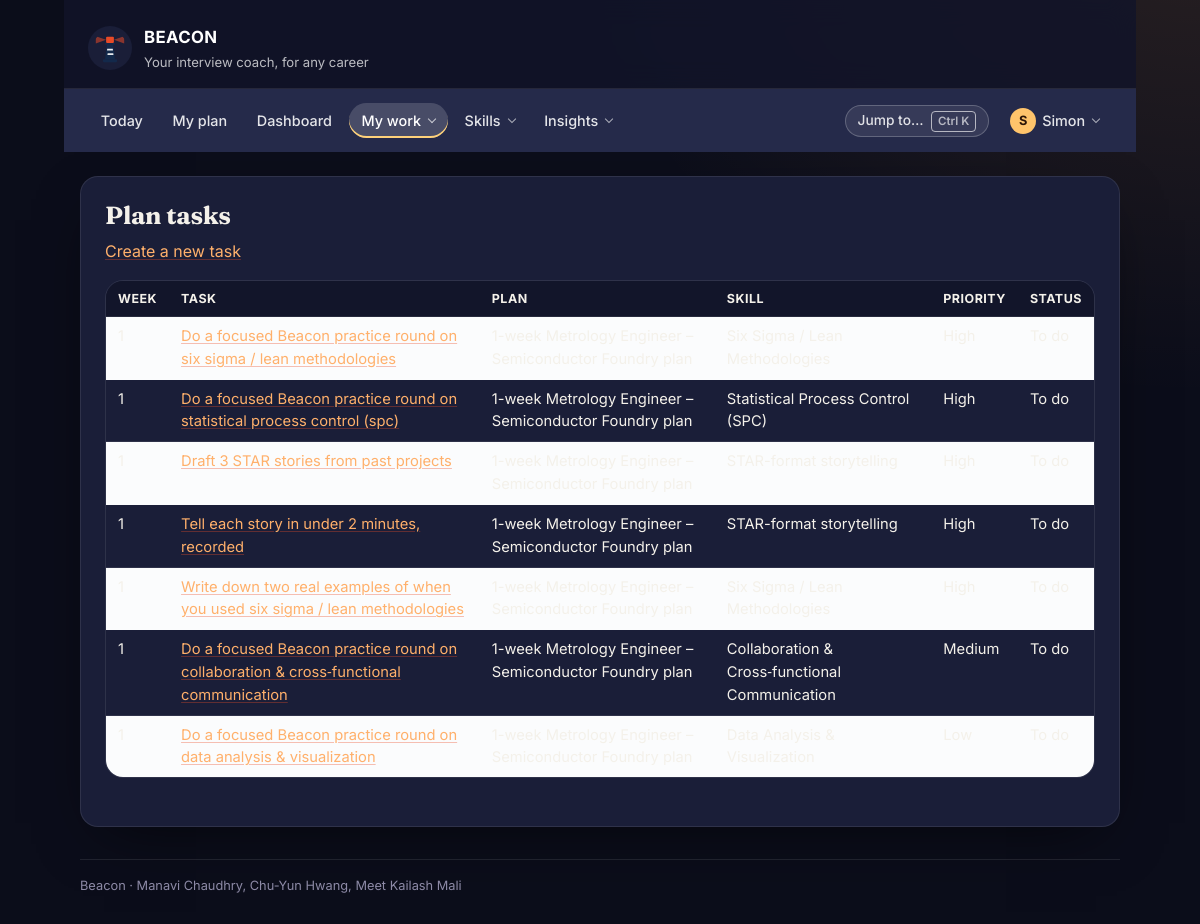
Page /tasks/ (signed in) on the earlier database version.
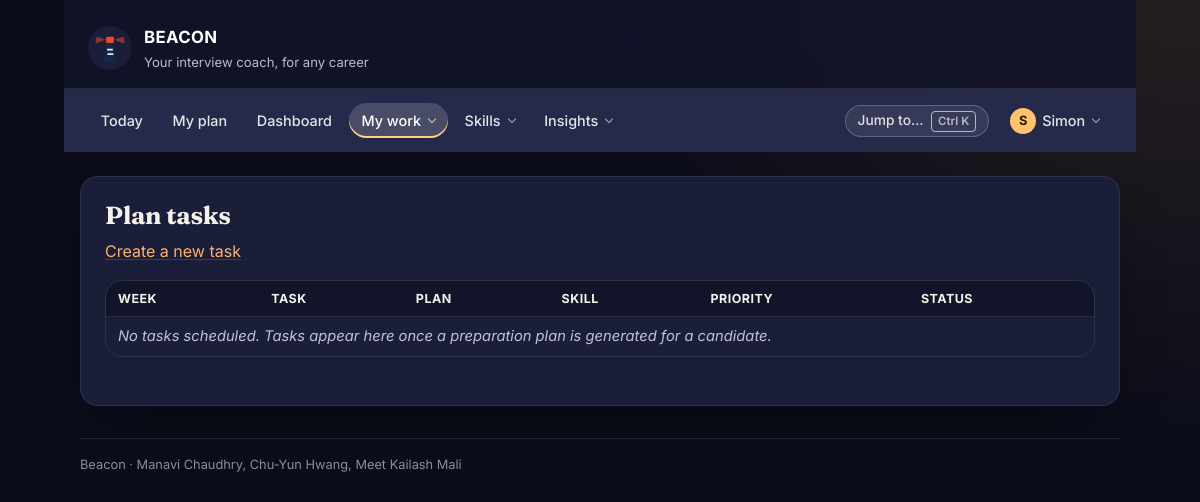
Same page on the later database version.
### preparation/models.py (models this page shows, shortened)
class PlanTask(models.Model):
    class Status(models.TextChoices):
        TODO = "TODO", "To do"
        IN_PROGRESS = "DOING", "In progress"
        DONE = "DONE", "Done"
        SKIPPED = "SKIP", "Skipped"
    class Priority(models.IntegerChoices):
        LOW = 1, "Low"
        MEDIUM = 2, "Medium"
        HIGH = 3, "High"
    plan = models.ForeignKey(
        PreparationPlan,
        on_delete=models.CASCADE,  # deleting a plan deletes the tasks inside it
        related_name="tasks",
    )
    skill = models.ForeignKey(
        Skill,
        on_delete=models.SET_NULL,  # keep the task, just forget the tag
        null=True,
        blank=True,
        related_name="tasks",
        help_text="Skill gap this task is meant to close.",
    )
    title = models.CharField(max_length=150)
    week_number = models.PositiveSmallIntegerField(
        default=1,
        validators=[MinValueValidator(1), MaxValueValidator(52)],
        help_text="Which week of the roadmap this task belongs to (Screen 3).",
    )
    instructions = models.TextField(blank=True)
    rationale = models.TextField(
        blank=True,
        help_text=(
            "Why Beacon picked this task - shown under 'Why these "
            "recommendations?' and on the recommended-next card."
        ),
    )
    due_date = models.DateField(null=True, blank=True)
    estimated_minutes = models.PositiveIntegerField(
        default=60, validators=[MinValueValidator(5), MaxValueValidator(600)]
    )
    priority = models.IntegerField(choices=Priority.choices, default=Priority.MEDIUM)
    status = models.CharField(max_length=5, choices=Status.choices, default=Status.TODO)
    completed_on = models.DateField(null=True, blank=True)
    class Meta:
        ordering = ["week_number", "-priority", "due_date", "title"]
        constraints = [
            models.UniqueConstraint(
                fields=["plan", "title"], name="uniq_task_title_per_plan"
            )
        ]
    def get_absolute_url(self):
        return reverse("preparation:task_detail", args=[self.pk])

class PreparationPlan(models.Model):
    class Status(models.TextChoices):
        DRAFT = "DRAFT", "Draft"
        ACTIVE = "ACTIVE", "Active"
        COMPLETED = "DONE", "Completed"
        ARCHIVED = "ARCH", "Archived"
    candidate = models.ForeignKey(
        CandidateProfile,
        on_delete=models.CASCADE,
        related_name="plans",
    )
    title = models.CharField(max_length=150, help_text="e.g. 4-week SWE intern sprint")
    focus_role = models.CharField(max_length=120)
    start_date = models.DateField(default=timezone.localdate)
    target_date = models.DateField(help_text="Date the plan must be finished by.")
    status = models.CharField(max_length=6, choices=Status.choices, default=Status.DRAFT)
    generated_by_ai = models.BooleanField(
        default=True,
        help_text="False when a user hand-writes or heavily edits the plan.",
    )
    created_at = models.DateTimeField(auto_now_add=True)
    class Meta:
        ordering = ["target_date", "-created_at"]
        constraints = [
            models.UniqueConstraint(
                fields=["candidate", "title"], name="uniq_plan_title_per_candidate"
            ),
            models.CheckConstraint(
                condition=models.Q(target_date__gte=models.F("start_date")),
                name="plan_ends_after_it_starts",
            ),
        ]

class Skill(models.Model):
    class Category(models.TextChoices):
        TECHNICAL = "TECH", "Technical"
        BEHAVIORAL = "BEHAV", "Behavioral"
        DOMAIN = "DOMAIN", "Domain knowledge"
        COMMUNICATION = "COMM", "Communication"
    name = models.CharField(max_length=100)
    category = models.CharField(
        max_length=6, choices=Category.choices, default=Category.TECHNICAL
    )
    description = models.TextField(
        blank=True, help_text="What mastery of this skill looks like in an interview."
    )
    created_at = models.DateTimeField(auto_now_add=True)
    class Meta:
        ordering = ["category", "name"]
        constraints = [
            models.UniqueConstraint(
                fields=["name", "category"], name="uniq_skill_name_per_category"
            )
        ]

### preparation/views.py (the view)
# urls.py: path("tasks/", views.PlanTaskListView.as_view(), name="task_list"),
@method_decorator(login_required, name="dispatch")
class PlanTaskListView(ListView):
    model = PlanTask
    template_name = "preparation/task_list.html"
    context_object_name = "tasks"
    paginate_by = 25
    def get_queryset(self):
        return visibility.tasks_for(self.request.user).select_related("plan", "skill")
    def get_context_data(self, **kwargs):
        context = super().get_context_data(**kwargs)
        context["view_label"] = "View 4 - CBV, generic ListView"
        context["explainer"] = (
            "model = PlanTask is the whole configuration. ListView supplies the "
            "queryset, the context and the pagination."
        )
        return context

### beacon_core/security.py (called while the page is built, shortened)
def csp_nonce(request):
    return {"csp_nonce": getattr(request, "csp_nonce", "")}

    def __call__(self, request):
        if request.method != "POST" or not getattr(settings, "RATE_LIMITS_ENABLED", True):
            return self.get_response(request)

### preparation/context_processors.py (called while the page is built)
def google_oauth(request):
    provider = settings.SOCIALACCOUNT_PROVIDERS.get("google", {})
    app = provider.get("APP", {})
    return {
        "google_oauth_configured": bool(app.get("client_id") and app.get("secret")),
        "google_oauth_placeholder": settings.DEBUG,
    }

### preparation/navigation.py (called while the page is built)
def _entry(item, current, user):
    if item.get("staff_only") and not user.is_staff:
        return None
    try:
        url = reverse(item["name"])
    except NoReverseMatch:
        return None
    return {
        "label": item["label"],
        "url": url,
        "hint": item.get("hint", ""),
        "active": current == item["name"],
    }

def navigation(request):
    if not getattr(request, "user", None) or not request.user.is_authenticated:
        return {"nav": None}
    return {"nav": build(request)}

### preparation/visibility.py (called while the page is built)
def is_coach(user):
    return bool(user and user.is_authenticated and user.is_staff)

def tasks_for(user):
    qs = PlanTask.objects.all()
    return qs if is_coach(user) else qs.filter(plan__candidate__user=user)

### templates/preparation/task_list.html (shortened to what this page needs)
{% extends "base.html" %}
{% block heading %}Plan tasks{% endblock %}
{% block content %}
  <p>
      <a href="{% url 'preparation:task_create' %}">
          Create a new task
      </a>
  </p>
  <div class="table-scroll">
  <table>
    <tr>
      <th>Week</th><th>Task</th><th>Plan</th>
      <th>Skill</th><th>Priority</th><th>Status</th>
    </tr>
    {% for task in tasks %}
      <tr>
        <td>{{ task.week_number }}</td>
        <td><a href="{{ task.get_absolute_url }}">{{ task.title }}</a></td>
        <td>{{ task.plan.title }}</td>
        <td>{{ task.skill.name|default:"Untagged" }}</td>
        <td>{{ task.get_priority_display }}</td>
        <td>{{ task.get_status_display }}</td>
      </tr>
    {% empty %}
      <tr>
        <td colspan="6">
          No tasks scheduled. Tasks appear here once a preparation plan is
          generated for a candidate.
        </td>
      </tr>
    {% endfor %}
  </table>
  </div>
{% endblock %}

### templates/base.html (shortened to what this page needs)
{% load static %}<!DOCTYPE html>
<html lang="en">
<head>
  <link rel="stylesheet" href="{% static 'css/beacon.css' %}">
  <link rel="stylesheet" href="{% static 'css/beacon-night.css' %}">
</head>
<body class="{% block body_class %}{% endblock %}">
  <div class="page">
    <header class="masthead">
      <img class="masthead__logo" src="{% static 'img/beacon-logo.svg' %}"
           alt="" width="44" height="44">
      <div class="masthead__text">
        <p class="masthead__title">BEACON</p>
        <p class="masthead__tagline">
          Your interview coach, for any career
        </p>
      </div>
    </header>
    <nav class="nav" aria-label="Main">
      {% if nav %}
        <ul class="nav__list">
          {% for item in nav.items %}
            {% if item.children %}
              <li class="nav__group">
                <details class="menu{% if item.active %} is-active{% endif %}">
                  <summary class="nav__link">{{ item.label }}</summary>
                </details>
              </li>
            {% else %}
              <li>
                <a class="nav__link{% if item.active %} is-active{% endif %}" href="{{ item.url }}"
                   {% if item.active %}aria-current="page"{% endif %}>{{ item.label }}</a>
              </li>
            {% endif %}
          {% endfor %}
        </ul>
        <div class="nav__right">
          <button type="button" class="nav-palette" data-palette-open
                  aria-label="Search pages, candidates and skills">
            Jump to&hellip; <kbd>&#8984;K</kbd>
          </button>
          <details class="menu menu--account">
            <summary class="nav__link nav__avatar" aria-label="Account menu">
              <span class="avatar" aria-hidden="true">{{ user.get_username|slice:":1"|upper }}</span>
              <span class="nav__username">{{ user.get_username }}</span>
            </summary>
          </details>
        </div>
      {% else %}
        <ul class="nav__list">
          <li><a class="nav__link" href="{% url 'preparation:login' %}">Log In</a></li>
          <li><a class="nav__link" href="{% url 'preparation:signup' %}">Sign Up</a></li>
        </ul>
      {% endif %}
    </nav>
    <main class="content">
      {% block page_header %}
        <h1 class="page-title">{% block heading %}Beacon{% endblock %}</h1>
      {% endblock %}
      {% block content %}{% endblock %}
    </main>
    <footer class="footer">
      Beacon &middot; Manavi Chaudhry, Chu-Yun Hwang, Meet Kailash Mali
    </footer>
  </div>
</body>
</html>

### static/css/beacon-night.css (style rules this page uses)
:root { --navy: #1a1e38; --navy-700: #252a4a; --navy-100: #252a4a; --orange: #ff9a62; --orange-700: #ffb06b; --orange-50: rgba(255, 180, 100, .12); --ink: #f4f1ea; --ink-muted: #c3c0d4; --ink-faint: #8d8aa6; --surface: #1a1e38; --surface-sunken: #12152a; --page: #0b0d1a; --line: rgba(255, 255, 255, .09); --ok: #6fe3b0; --warn: #ffc46b; --radius: 18px; --radius-sm: 12px; --shadow: 0 20px 60px -24px rgba(0, 0, 0, .7); --font: "Inter", system-ui, -apple-system, "Segoe UI", sans-serif; color-scheme: dark; }
body { background: #0b0d1a radial-gradient(ellipse 900px 700px at 100% -10%, rgba(255, 170, 90, .12), transparent 70%) no-repeat; color: var(--ink); }
h1, h2, h3, .page-title, .hero-strip__title { font-family: "Fraunces", Georgia, serif; letter-spacing: -.01em; }
a { color: var(--orange-700); }
.masthead { background: rgba(18, 21, 42, .85); border-bottom: 1px solid var(--line); backdrop-filter: blur(14px); }
tr:nth-child(even) td { background: rgba(255, 255, 255, .02); }
th { background: #12152a; color: var(--ink-muted); }
.auth-card__title, .btn--ghost, .btn--ghost:hover, .chip.is-checked, .coach__chips button, .coach__headline, .coach__refresh, .field__label, .importer__paste summary, .importer__title, .nav .menu__panel a.menu__link:hover, .nav .menu__panel a.menu__link:focus-visible, .nav .menu__toggle:hover, .onb-back, .onb-step__title, .onb-steps .is-current, .onb-subtitle, .page-title, .palette__group, .ring__number, .stat__value, .tag, .week__label, .ws-result__number, .ws-result__verdict, h2, th { color: var(--ink); }
.avatar { background: #ffc46b; color: #2a1406; }
.masthead__logo { background: #1a1e38; }

Differences in the rows shown:
removed PlanTask: title "Do a focused Beacon practice round on six sigma / lean methodologies"
removed PlanTask: week_number "1", title "Do a focused Beacon practice round on statistical process control (spc)", plan "1-week Metrology Engineer – Semiconductor Foundry plan", skill.name "Statistical Process Control (SPC)", priority "High", status "To do"
removed PlanTask: title "Draft 3 STAR stories from past projects"
removed PlanTask: week_number "1", title "Tell each story in under 2 minutes, recorded", plan "1-week Metrology Engineer – Semiconductor Foundry plan", skill.name "STAR-format storytelling", priority "High", status "To do"
removed PlanTask: title "Write down two real examples of when you used six sigma / lean methodologies"
removed PlanTask: week_number "1", title "Do a focused Beacon practice round on collaboration & cross‑functional communication", plan "1-week Metrology Engineer – Semiconductor Foundry plan", skill.name "Collaboration & Cross‑functional Communication", priority "Medium", status "To do"
removed PlanTask: title "Do a focused Beacon practice round on data analysis & visualization"
Other differences:
text now shown: "No tasks scheduled. Tasks appear here once a preparation plan is generated for a candidate."
